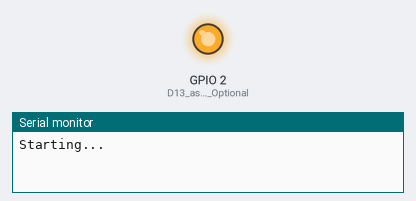
Recording of a program running on a simulated ESP8266 (NodeMCU). Shown: output pins drawn as LEDs (lit = HIGH), the last lines printed to the serial monitor. WiFi joins after 1.5 s; servers stay silent unless stated; no MQTT or app messages arrive unless stated.

Above: at 0.1 s.
At 7.0 s:
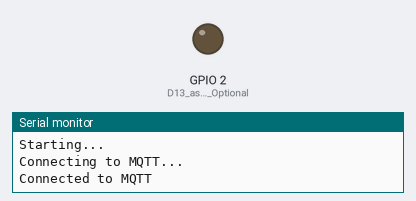
Timing chart, 0 to 8.8 s (numbered marks = the images above):
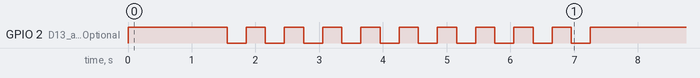

The program:

main.cpp
```cpp
#include <Arduino.h>
#include <RCSwitch.h>
#include <ESP8266WiFi.h>
#include<PubSubClient.h>
#include <WiFiManager.h>
RCSwitch mySwitch = RCSwitch();

const char *mqtt_server = "192.168.1.140";
const int mqtt_port = 1883;

const char *state_topic = "rf_sniffer/device1/state";

WiFiClient espClient;
PubSubClient client(espClient);

void pulse(int N){
  for (int i = 0; i < N; i++){
    digitalWrite(2, LOW); // Toggle the onboard LED  if serial is available - Optional

    delay(300);

    digitalWrite(2, HIGH);

    delay(300);
  }
}

void connectToMQTT() {
  // Loop until we're reconnected
  while (!client.connected()) {
    Serial.println("Connecting to MQTT...");

    // Attempt to connect
    if (client.connect("ESP8266Client2")) {
      Serial.println("Connected to MQTT");
      // Subscribe to the command topic

    } else {
      Serial.print("Failed, rc=");
      Serial.print(client.state());
      Serial.println(" Retrying in 5 seconds");
      delay(5000);
    }
  }
}

void setup() {
  Serial.begin(115200);
  Serial.println("Starting...");
  mySwitch.enableReceive(0);  // Receiver input on interrupt 0 (D2)
  pinMode(2, OUTPUT); // D13 as output- Optional
  digitalWrite(2, HIGH);
  WiFiManager wifiManager;
  wifiManager.autoConnect("RF Sniffer");

  client.setServer(mqtt_server, mqtt_port);
  connectToMQTT();
  pulse(10);

}

void loop() {

  if (mySwitch.available()) {
    Serial.print("Received ");
    unsigned long value = mySwitch.getReceivedValue();
    Serial.print( value );
    Serial.print(" / ");
    Serial.print( mySwitch.getReceivedBitlength() );
    Serial.print("Bit ");
    Serial.print(" // ");
    Serial.print("Protocol: ");
    Serial.println( mySwitch.getReceivedProtocol() );
    pulse(1);
    String payload = String(value);
    client.publish(state_topic, payload.c_str());
    mySwitch.resetAvailable();
  }
  client.loop();
}
```
